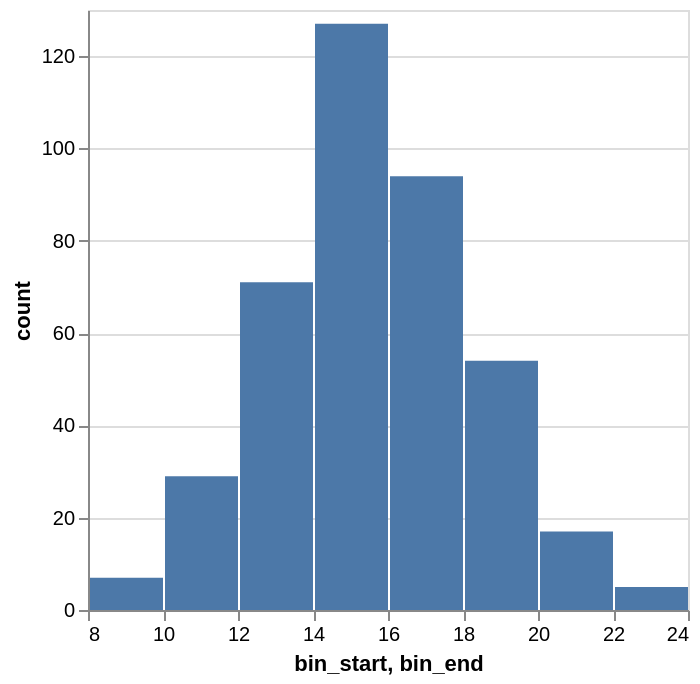

Vega-Lite specification for this chart:
### Vega-Lite specification from a JSON file in a GitHub repository (floating-point values rounded to 4 significant figures)
{"$schema": "https://vega.github.io/schema/vega-lite/v6.json", "data": {"values": [{"bin_start": 8, "bin_end": 10, "count": 7}, {"bin_start": 10, "bin_end": 12, "count": 29}, {"bin_start": 12, "bin_end": 14, "count": 71}, {"bin_start": 14, "bin_end": 16, "count": 127}, {"bin_start": 16, "bin_end": 18, "count": 94}, {"bin_start": 18, "bin_end": 20, "count": 54}, {"bin_start": 20, "bin_end": 22, "count": 17}, {"bin_start": 22, "bin_end": 24, "count": 5}]}, "mark": "bar", "encoding": {"x": {"field": "bin_start", "bin": {"binned": true, "step": 2}}, "x2": {"field": "bin_end"}, "y": {"field": "count", "type": "quantitative"}}}
